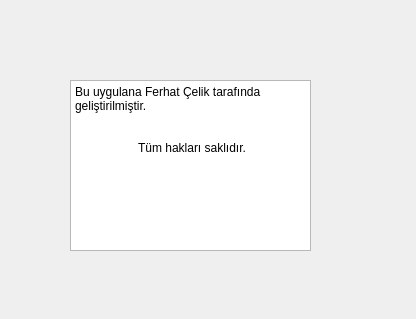
<?xml version="1.0" encoding="UTF-8"?>
<ui version="4.0">
 <class>Dialog</class>
 <widget class="QDialog" name="Dialog">
  <property name="geometry">
   <rect>
    <x>0</x>
    <y>0</y>
    <width>416</width>
    <height>319</height>
   </rect>
  </property>
  <property name="windowTitle">
   <string>HAKKINDA</string>
  </property>
  <widget class="QPlainTextEdit" name="plainTextEdit">
   <property name="geometry">
    <rect>
     <x>70</x>
     <y>80</y>
     <width>241</width>
     <height>171</height>
    </rect>
   </property>
   <property name="readOnly">
    <bool>true</bool>
   </property>
   <property name="plainText">
    <string>Bu uygulana Ferhat Çelik tarafında geliştirilmiştir. 

                     
                   Tüm hakları saklıdır. 
</string>
   </property>
  </widget>
 </widget>
 <resources/>
 <connections/>
</ui>
